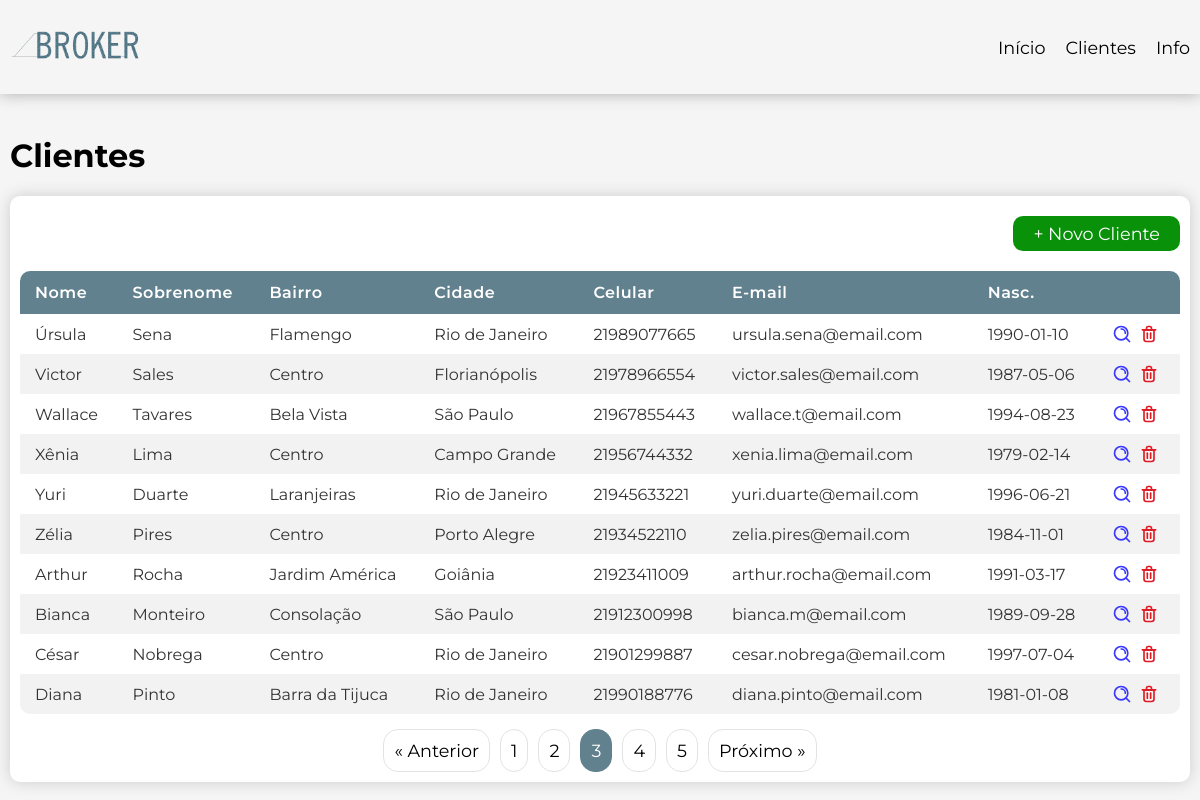
The page /clientes?page=3 on the database its author committed.
### tables this page shows
CREATE TABLE IF NOT EXISTS addresses (
    id INT AUTO_INCREMENT NOT NULL,
    id_customer INT NOT NULL,
    street VARCHAR(100) NOT NULL,
    number INT NOT NULL,
    complement VARCHAR(10),
    neighborhood VARCHAR(100) NOT NULL,
    city VARCHAR(100) NOT NULL,
    state CHAR(2) NOT NULL,
    cep VARCHAR(8) NOT NULL,
    active BOOLEAN NOT NULL DEFAULT TRUE,
    created_at TIMESTAMP NOT NULL,
    modified_at TIMESTAMP NULL,
    deleted_at TIMESTAMP NULL,
    PRIMARY KEY(id),
    
    FOREIGN KEY(id_customer) 
    REFERENCES customers(id)
    ON DELETE CASCADE
);

CREATE TABLE IF NOT EXISTS customers (
    id INT AUTO_INCREMENT NOT NULL,
    first_name VARCHAR(40) NOT NULL,
    last_name VARCHAR(40) NOT NULL,
    cpf VARCHAR(11) UNIQUE,
    birth_date DATE,
    cellphone VARCHAR(15),
    email varchar(254) UNIQUE,
    active BOOLEAN NOT NULL DEFAULT TRUE,
    created_at TIMESTAMP NOT NULL,
    modified_at TIMESTAMP NULL,
    deleted_at TIMESTAMP NULL,
    PRIMARY KEY(id)
);

### App/Controller/CustomerController.php (called while the page is built, shortened)
<?php
final class CustomerController {
    private readonly CustomerUsecase $usecase;
    public function __construct(CustomerUsecase $usecase) {
        $this->usecase = $usecase;
    }
    final public function list(): void {
        $limit = 10;
        $currentPage = filter_input(INPUT_GET, 'page', FILTER_VALIDATE_INT) ?? 1;
        $offset = ($currentPage - 1) * $limit;
        $customers = $this->usecase->getAll($limit, $offset);
        $totalPages = ceil($customers['total_records'] / $limit);
        require_once VIEW . 'pages/customers.php';
    }
}

### App/Usecase/CustomerUsecase.php (called while the page is built, shortened)
<?php
final class CustomerUsecase {
    private readonly CustomerRepository $customerRepo;
    public function __construct(CustomerRepository $customerRepo, AddressRepository $addressRepo) {
        $this->customerRepo = $customerRepo;
    }
    public function getAll(int $limit, int $offset):?array {
        $result = $this->customerRepo->fetchAll($limit, $offset);
        if (!empty($result)) {
            return $result;
        }
        return null;
    }
}

### App/Repository/CustomerRepository.php (called while the page is built, shortened)
<?php
class CustomerRepository {
    private readonly mysqli $db;
    public function __construct(mysqli $db) {
        $this->db = $db;
    }
    public function fetchAll(int $limit, int $offset): ?array {
        $totalRecords = $this->countAll();
        $query = "SELECT c.id, c.first_name, c.last_name, c.cpf, c.birth_date, c.cellphone, c.email, a.neighborhood, a.city
                FROM customers c
                LEFT JOIN addresses a ON c.id = a.id_customer
                WHERE c.active = true
                ORDER BY COALESCE(c.modified_at, c.created_at) DESC
                LIMIT ? OFFSET ?";
        $stmt = $this->db->prepare($query);
        $success = $stmt->bind_param("ii", $limit, $offset);
        $stmt->execute();
        $result = $stmt->get_result()->fetch_all(MYSQLI_ASSOC);
        if (!empty($result)) {
            $customers = [];
            foreach ($result as $row) {
                $address = new AddressDtoResponse(null, null,null,null,$row['neighborhood'],$row['city']);
                $customer = new CustomerDtoResponse($row['id'], $row['first_name'], $row['last_name'], $row['cpf'], $row['birth_date'],
                        $row['email'], $row['cellphone'], $address);
                $customers[] = $customer;
            }
            return [
                'customers' => $customers,
                'total_records' => $totalRecords
            ];
        }
        return null;
    }
    public function countAll(): int {
        $query = "SELECT COUNT(id)
                    FROM customers
                    WHERE active = true;";
        $result = $this->db->query($query)->fetch_row();
        return (int) $result[0];
    }
}

### App/Dto/Response/CustomerDtoResponse.php (called while the page is built, shortened)
<?php
    final class CustomerDtoResponse {
        private ?int $id;
        private ?string $firstName;
        private ?string $lastName;
        private ?string $birthDate;
        private ?string $email;
        private ?string $cellphone;
        private ?AddressDtoResponse $address;
        public function getId(): ?int {
            return $this->id;
        }
        public function getFirstName(): ?string {
            return $this->firstName;
        }
        public function getLastName(): ?string {
            return $this->lastName;
        }
        public function getBirthDate(): ?string {
            return $this->birthDate;
        }
        public function getEmail(): ?string {
            return $this->email;
        }
        public function getCellphone(): ?string {
            return $this->cellphone;
        }
        public function getAddress(): ?AddressDtoResponse {
            return $this->address;
        }
        private function setId(?int $id): void {
            $this->id = $id;
        }
        public function setFirstName(?string $firstName): void {
            $this->firstName = $firstName;
        }
        public function setLastName(?string $lastName): void {
            $this->lastName = $lastName;
        }
        public function setBirthDate(?string $birthDate): void {
            $this->birthDate = $birthDate;
        }
        public function setEmail(?string $email): void {
            if (!empty($email)) {
                if (filter_var($email, FILTER_VALIDATE_EMAIL)) {
                    $this->email = $email;
                    return;
                }
                throw new Exception("Email is not valid", 400);
            } else {
                $this->email = $email;
            }
        }
        public function setCellphone(?string $cellphone): void {
            $this->cellphone = $cellphone;
        }
        public function setAddress(?AddressDtoResponse $address): void {
            $this->address = $address;
        }
    }

### App/Dto/Response/AddressDtoResponse.php (called while the page is built, shortened)
<?php
final class AddressDtoResponse {
    private ?string $neighborhood;
    private ?string $city;
    public function getNeighborhood(): ?string {
        return $this->neighborhood;
    }
    public function getCity(): ?string {
        return $this->city;
    }
    public function setNeighborhood(?string $neighborhood): void {
        $this->neighborhood = $neighborhood;
    }
    public function setCity(?string $city): void {
        $this->city = $city;
    }
}

### App/view/components/table.php (the view, shortened to what this page needs)
<div class="container">
    <h1>Clientes</h1>
    <div class="table-group bg-white">
        <div class="table-header">
            <a href="./clientes/cadastrar" class="btn-actions new">+ Novo Cliente</a>
        </div>
        <div class="table-container">
            <table>
                <thead>
                    <tr>
                        <th>Nome</th>
                        <th>Sobrenome</th>
                        <th>Bairro</th>
                        <th>Cidade</th>
                        <th>Celular</th>
                        <th>E-mail</th>
                        <th>Nasc.</th>
                        <th></th>
                    </tr>
                </thead>
                <tbody>
                    <?php if (empty($customers)): ?>
                        <tr>
                            <td colspan="8">Ainda não há clientes cadastrados</td>
                        </tr>
                    <?php else: ?>
                        <?php foreach ($customers['customers'] as $customer): ?>
                            <tr>
                                <td><?= $customer->getFirstName() ?></td>
                                <td><?= $customer->getLastName() ?></td>
                                <td><?= $customer->getAddress()->getNeighborhood() ?></td>
                                <td><?= $customer->getAddress()->getCity() ?></td>
                                <td><?= $customer->getCellphone() ?></td>
                                <td><?= $customer->getEmail() ?></td>
                                <td><?= $customer->getBirthDate() ?></td>
                                <td  class="table-actions" colspan="2">
                                    <a class="action-icon" href="<?= 'clientes/detalhar?id=' . $customer->getId() ?>">
                                    </a>
                                    <a class="action-icon" href="<?= 'clientes/excluir?id=' . $customer->getId() ?>">
                                    </a>
                                </td>
                            </tr>
                        <?php endforeach; ?>
                    <?php endif ?>
                </tbody>
            </table>
        </div>
        <?php if ($totalPages > 1): ?>
            <div id="pagination">
                <a href="?page=<?= max(1, $currentPage - 1) ?>"
                class="btn-page <?= ($currentPage <= 1) ? 'disabled' : '' ?>">
                &laquo; Anterior
                </a>
                <?php for ($i = max(1, $currentPage - 2); $i <= min($totalPages, $currentPage + 2); $i++): ?>
                    <a href="?page=<?= $i ?>"
                    class="btn-page <?= ($i == $currentPage) ? 'active' : '' ?>">
                    <?= $i ?>
                    </a>
                <?php endfor; ?>
                <a href="?page=<?= min($totalPages, $currentPage + 1) ?>"
                class="btn-page <?= ($currentPage >= $totalPages) ? 'disabled' : '' ?>">
                Próximo &raquo;
                </a>
            </div>
        <?php endif; ?>
    </div>
</div>

### public/styles/main.css (style rules this page uses)
* { font-family: "Montserrat", sans-serif; box-sizing: border-box; }
a { text-decoration: none; font-size: 1.1rem; cursor: pointer; margin: 0; }
body { margin: 0; padding: 0; background-color: var(--white-background); }
.container { display: flex; flex-direction: column; width: 100%; max-width: var(--default-width-screen); padding: 20px 10px; }
.bg-white { background-color: white; box-shadow: 0 0 15px rgb(203, 203, 203); }
.btn-actions { padding: 7px 20px 7px 20px; border-radius: 10px; }
.new { background-color: var(--success); color: var(--white); }

### public/styles/variables.css (style rules this page uses)
:root { --primary-color: #61818E; --secundary-color: rgb(252, 252, 252); --terciary-color: rgb(219, 216, 0); --dark: rgb(15, 15, 15); --white-background: rgb(245, 245, 245); --default-width-screen: 1300px; --white: white; --success: rgb(9, 146, 9); --error: rgb(206, 0, 0); }

### public/styles/table.css (style rules this page uses)
table { border-collapse: collapse; box-shadow: 0 4px 8px rgba(0, 0, 0, 0.1); border-radius: 8px; border-spacing: 0; border: none; width: 100%; font-family: 'Segoe UI', Tahoma, Geneva, Verdana, sans-serif; }
.table-container { margin-top: 20px; width: 100%; overflow-x: auto; border-radius: 10px; }
thead { background-color: var(--primary-color); color: white; }
th { padding: 12px 15px; text-align: left; font-weight: 600; letter-spacing: 0.5px; }
td { padding: 10px 15px; color: #333; }
tbody tr:nth-child(even) { background-color: #f2f2f2; }
tbody tr:last-child td { border-bottom: none; }
.table-header { display: flex; flex-direction: row-reverse; gap: 10px; margin-top: 10px; }
.table-group { padding: 10px; overflow: hidden; border-radius: 10px; }
.table-actions { display: flex; align-items: center; justify-content: space-around; }
.action-icon { width: 20px; height: 20px; display: block; margin-right: 5px; }
.action-icon svg { width: 100%; height: 100%; display: block; }
#pagination { display: flex; justify-content: center; margin-top: 15px; gap: 10px; }
.btn-page { background-color: white; color: black; padding: 10px; border: 1px solid rgb(227, 227, 227); border-radius: 15px; }
.active { background-color: var(--primary-color); color: white; border: 1px solid var(--primary-color); }

### rows shown on the page
addresses: id_customer.first_name "Úrsula", id_customer.last_name "Sena", neighborhood "Flamengo", city "Rio de Janeiro", id_customer.cellphone "21989077665", id_customer.email "ursula.sena@email.com", id_customer.birth_date "1990-01-10"
addresses: id_customer.first_name "Victor", id_customer.last_name "Sales", neighborhood "Centro", city "Florianópolis", id_customer.cellphone "21978966554", id_customer.email "victor.sales@email.com", id_customer.birth_date "1987-05-06"
addresses: id_customer.first_name "Wallace", id_customer.last_name "Tavares", neighborhood "Bela Vista", city "São Paulo", id_customer.cellphone "21967855443", id_customer.email "wallace.t@email.com", id_customer.birth_date "1994-08-23"
addresses: id_customer.first_name "Xênia", id_customer.last_name "Lima", neighborhood "Centro", city "Campo Grande", id_customer.cellphone "21956744332", id_customer.email "xenia.lima@email.com", id_customer.birth_date "1979-02-14"
addresses: id_customer.first_name "Yuri", id_customer.last_name "Duarte", neighborhood "Laranjeiras", city "Rio de Janeiro", id_customer.cellphone "21945633221", id_customer.email "yuri.duarte@email.com", id_customer.birth_date "1996-06-21"
addresses: id_customer.first_name "Zélia", id_customer.last_name "Pires", neighborhood "Centro", city "Porto Alegre", id_customer.cellphone "21934522110", id_customer.email "zelia.pires@email.com", id_customer.birth_date "1984-11-01"
addresses: id_customer.first_name "Arthur", id_customer.last_name "Rocha", neighborhood "Jardim América", city "Goiânia", id_customer.cellphone "21923411009", id_customer.email "arthur.rocha@email.com", id_customer.birth_date "1991-03-17"
addresses: id_customer.first_name "Bianca", id_customer.last_name "Monteiro", neighborhood "Consolação", city "São Paulo", id_customer.cellphone "21912300998", id_customer.email "bianca.m@email.com", id_customer.birth_date "1989-09-28"
addresses: id_customer.first_name "César", id_customer.last_name "Nobrega", neighborhood "Centro", city "Rio de Janeiro", id_customer.cellphone "21901299887", id_customer.email "cesar.nobrega@email.com", id_customer.birth_date "1997-07-04"
addresses: id_customer.first_name "Diana", id_customer.last_name "Pinto", neighborhood "Barra da Tijuca", city "Rio de Janeiro", id_customer.cellphone "21990188776", id_customer.email "diana.pinto@email.com", id_customer.birth_date "1981-01-08"
